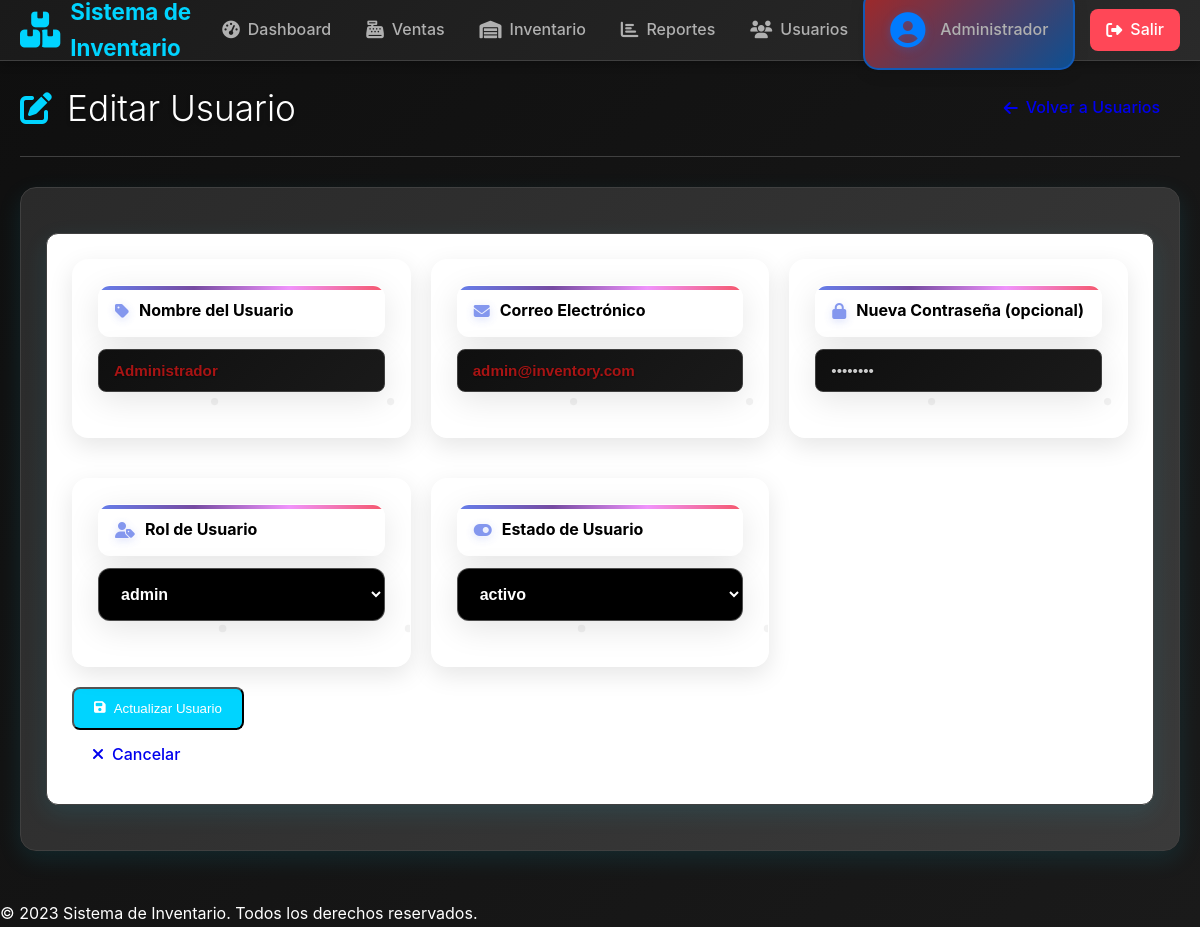
/?route=usuario/edit/1 (signed in), run on the app's committed database.
### tables this page shows
CREATE TABLE usuarios (
    id INT PRIMARY KEY AUTO_INCREMENT,
    nombre VARCHAR(100) NOT NULL,
    email VARCHAR(100) NOT NULL UNIQUE,
    password VARCHAR(255) NOT NULL,
    id_rol INT NOT NULL,
    id_estado INT NOT NULL DEFAULT 1,
    created_at TIMESTAMP DEFAULT CURRENT_TIMESTAMP,
    updated_at TIMESTAMP DEFAULT CURRENT_TIMESTAMP ON UPDATE CURRENT_TIMESTAMP,
    FOREIGN KEY (id_rol) REFERENCES roles(id),
    FOREIGN KEY (id_estado) REFERENCES estados_usuario(id)
);

CREATE TABLE roles (
    id INT PRIMARY KEY AUTO_INCREMENT,
    nombre VARCHAR(50) NOT NULL UNIQUE,
    descripcion TEXT,
    created_at TIMESTAMP DEFAULT CURRENT_TIMESTAMP
);

CREATE TABLE estados_usuario (
    id INT PRIMARY KEY AUTO_INCREMENT,
    nombre VARCHAR(50) NOT NULL UNIQUE,
    descripcion TEXT,
    created_at TIMESTAMP DEFAULT CURRENT_TIMESTAMP
);

### app/controllers/Controller.php (called while the page is built, shortened)
<?php
class Controller {
    protected function generateCsrfToken() {
        return $_SESSION['csrf_token'];
    }
    protected function view($view, $data = []) {
        $data['csrf_token'] = $this->generateCsrfToken();
        extract($data);
        require_once __DIR__ . '/../views/' . $view . '.php';
    }
    protected function model($model) {
        return new $model();
    }
}
?>

### app/controllers/UsuarioController.php (called while the page is built, shortened)
<?php
require_once __DIR__ . '/Controller.php';
class UsuarioController extends Controller {
    private $usuarioModel;
    public function __construct() {
        $this->usuarioModel = $this->model('UsuarioModel');
    }
    public function edit($id) {
        $usuario = $this->usuarioModel->findById($id);
        $roles = $this->usuarioModel->getRoles();
        $estados = $this->usuarioModel->getEstadosUsuario();
        $this->view('usuario/form_usuario', [
            'usuario' => $usuario,
            'roles' => $roles,
            'estados' => $estados
        ]);
    }
}
?>

### app/models/UsuarioModel.php (called while the page is built, shortened)
<?php
require_once __DIR__ . '/BaseModel.php';
require_once __DIR__ . '/DB.php';
class UsuarioModel extends BaseModel {
    public function findById($id) {
        $sql = "
            SELECT u.*, r.nombre as rol, e.nombre as estado
            FROM usuarios u
            LEFT JOIN roles r ON u.id_rol = r.id
            LEFT JOIN estados_usuario e ON u.id_estado = e.id
            WHERE u.id = ?
        ";
        return $this->query($sql, [$id])->fetch();
    }
    public function getRoles() {
        return $this->query("SELECT * FROM roles")->fetchAll();
    }
    public function getEstadosUsuario() {
        return $this->query("SELECT * FROM estados_usuario")->fetchAll();
    }
}
?>

### app/models/DB.php (called while the page is built, shortened)
<?php
class DB {
    private static $connection = null;
    public static function conectar() {
        if (self::$connection === null) {
            try {
                $dsn = "mysql:host=" . DB_HOST . ";dbname=" . DB_NAME . ";charset=" . DB_CHARSET;
                self::$connection = new PDO($dsn, DB_USER, DB_PASS);
                self::$connection->setAttribute(PDO::ATTR_ERRMODE, PDO::ERRMODE_EXCEPTION);
                self::$connection->setAttribute(PDO::ATTR_DEFAULT_FETCH_MODE, PDO::FETCH_ASSOC);
                self::$connection->setAttribute(PDO::ATTR_EMULATE_PREPARES, false);
            } catch (PDOException $e) {
                error_log("Error de conexión a la base de datos: " . $e->getMessage());
                die("Error crítico del sistema. Contacte al administrador.");
            }
        }
        return self::$connection;
    }
    public static function ejecutar($sql, $params = []) {
        $stmt = self::conectar()->prepare($sql);
        $stmt->execute($params);
        return $stmt;
    }
}
?>

### app/models/BaseModel.php (called while the page is built, shortened)
<?php
require_once __DIR__ . '/DB.php';
class BaseModel {
    protected function query($sql, $params = []) {
        return DB::ejecutar($sql, $params);
    }
}
?>

### app/views/usuario/form_usuario.php (the view, shortened to what this page needs)
<?php require_once __DIR__ . '/../layouts/header.php'; ?>
<div class="page-container">
    <div class="page-header">
        <div class="page-title">
            <i class="fas fa-<?php echo isset($usuario) ? 'edit' : 'user-plus'; ?>"></i>
            <h1><?php echo isset($usuario) ? 'Editar Usuario' : 'Crear Nuevo Usuario'; ?></h1>
        </div>
        <div class="page-actions">
            <a href="/sistema/?route=usuario" class="action-btn secondary">
                <i class="fas fa-arrow-left"></i>
            </a>
        </div>
    </div>
    <div class="content-grid">
        <div class="user-form">
            <form action="<?php echo isset($usuario) ? '/sistema/?route=usuario/update/' . $usuario['id'] : '/sistema/?route=usuario/store'; ?>" method="post">
                <div class="form-grid">
                    <div class="form-group">
                        <label for="nombre">
                            <i class="fas fa-tag"></i>
                            Nombre del Usuario
                        </label>
                        <input type="text" id="nombre" name="nombre" value="<?php echo $usuario['nombre'] ?? ''; ?>" placeholder="Ingrese el nombre del usuario" required>
                    </div>
                    <div class="form-group">
                        <label for="email">
                            <i class="fas fa-envelope"></i>
                            Correo Electrónico
                        </label>
                        <input type="email" id="email" name="email" value="<?php echo $usuario['email'] ?? ''; ?>" placeholder="usuario@email.com" required>
                    </div>
                    <div class="form-group">
                        <label for="password">
                            <i class="fas fa-lock"></i>
                            <?php echo isset($usuario) ? 'Nueva Contraseña (opcional)' : 'Contraseña'; ?>
                        </label>
                        <input type="password" id="password" name="password" placeholder="••••••••" <?php echo !isset($usuario) ? 'required' : ''; ?>>
                    </div>
                    <div class="form-group">
                        <label for="id_rol">
                            <i class="fas fa-user-tag"></i>
                            Rol de Usuario
                        </label>
                        <select id="id_rol" name="id_rol" required>
                            <?php foreach ($roles as $rol): ?>
                                <option value="<?php echo $rol['id']; ?>" <?php echo (isset($usuario) && $usuario['id_rol'] == $rol['id']) ? 'selected' : ''; ?>><?php echo $rol['nombre']; ?></option>
                            <?php endforeach; ?>
                        </select>
                    </div>
                    <div class="form-group">
                        <label for="id_estado">
                            <i class="fas fa-toggle-on"></i>
                            Estado de Usuario
                        </label>
                        <select id="id_estado" name="id_estado" required>
                            <?php foreach ($estados as $estado): ?>
                                <option value="<?php echo $estado['id']; ?>" <?php echo (isset($usuario) && $usuario['id_estado'] == $estado['id']) ? 'selected' : ''; ?>><?php echo $estado['nombre']; ?></option>
                            <?php endforeach; ?>
                        </select>
                    </div>
                </div>
                <div class="form-actions">
                    <button type="submit" class="action-btn primary">
                        <i class="fas fa-save"></i>
                        <?php echo isset($usuario) ? 'Actualizar Usuario' : 'Crear Usuario'; ?>
                    </button>
                    <a href="/sistema/?route=usuario" class="action-btn secondary">
                        <i class="fas fa-times"></i>
                        Cancelar
                    </a>
                </div>
            </form>
        </div>
    </div>
</div>
<?php require_once __DIR__ . '/../layouts/footer.php'; ?>

### css/general.css (style rules this page uses)
:root { --color-bg-main: linear-gradient(135deg, #0f0f0f 0%, #1a1a1a 100%); --color-bg-sidebar: linear-gradient(180deg, #2d2d2d 0%, #1f1f1f 100%); --color-bg-card: linear-gradient(135deg, #2a2a2a 0%, #3a3a3a 100%); --color-bg-card-hover: linear-gradient(135deg, #3a3a3a 0%, #4a4a4a 100%); --color-bg-navbar: linear-gradient(135deg, #1a1a1a 0%, #2a2a2a 100%); --color-text-primary: #ffffff; --color-text-secondary: #b0b0b0; --color-text-muted: #888888; --color-accent-blue: #00d4ff; --color-accent-green: #00ff88; --color-accent-red: #ff4757; --color-accent-yellow: #ffa502; --color-accent-purple: #9c88ff; --color-border: #404040; --color-border-light: #555555; --color-hover: #4a4a4a; --color-shadow: rgba(0, 212, 255, 0.1); --color-shadow-hover: rgba(0, 212, 255, 0.2); --color-glow: rgba(0, 212, 255, 0.3); --transition-fast: all 0.2s cubic-bezier(0.4, 0, 0.2, 1); --transition-normal: all 0.3s cubic-bezier(0.4, 0, 0.2, 1); --transition-slow: all 0.5s cubic-bezier(0.4, 0, 0.2, 1); --bounce: cubic-bezier(0.68, -0.55, 0.265, 1.55); }
* { margin: 0; padding: 0; box-sizing: border-box; }
html { scroll-behavior: smooth; }
body { font-family: 'Inter', 'Segoe UI', Tahoma, Geneva, Verdana, sans-serif; background: var(--color-bg-main); color: var(--color-text-primary); line-height: 1.6; overflow-x: hidden; padding-top: 60px; opacity: 0; animation: fadeIn 0.8s ease-out forwards; }
.page-container { max-width: 1400px; margin: 0 auto; padding: 20px; }
.page-header { display: flex; justify-content: space-between; align-items: center; margin-bottom: 30px; padding-bottom: 20px; border-bottom: 1px solid var(--color-border); }
.page-title { display: flex; align-items: center; gap: 15px; }
.page-title i { font-size: 2em; color: var(--color-accent-blue); }
.page-title h1 { font-size: 2.2em; font-weight: 300; margin: 0; color: var(--color-text-primary); text-shadow: 0 2px 4px rgba(0, 0, 0, 0.3); }
.page-actions { display: flex; gap: 15px; }
.action-btn { display: flex; align-items: center; gap: 8px; padding: 12px 20px; border-radius: 8px; text-decoration: none; font-weight: 500; transition: var(--transition-normal); }
.action-btn.primary { background: var(--color-accent-blue); color: white; }
.content-grid { display: grid; gap: 30px; }
form { background: white; padding: 25px; border-radius: 12px; box-shadow: 0 8px 25px var(--color-shadow); margin: 20px 0; border: 1px solid var(--color-border); }
form label { display: block; margin-bottom: 8px; font-weight: 600; color: #000000; font-size: 0.95em; text-shadow: 0 1px 2px rgba(255, 255, 255, 0.3); }
form input[type="text"], form input[type="email"], form input[type="password"], form input[type="number"], form input[type="date"], form select, form textarea { width: 100%; padding: 12px 15px; margin-bottom: 20px; border: 1px solid var(--color-border); border-radius: 8px; box-sizing: border-box; background: var(--color-bg-main); color: #a81414; font-size: 0.95em; transition: var(--transition-fast); }

### data on the page
usuarios: nombre "Administrador", email "admin@inventory.com", id_rol "admin", id_estado "activo"

### other printed values
$_SESSION['user']['nombre'] "Administrador"
